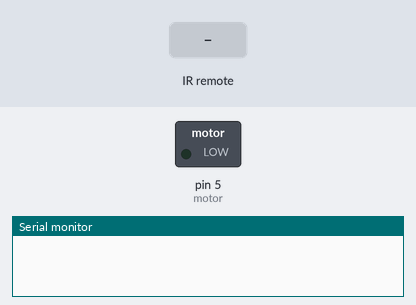
The sketch below on a simulated Arduino Uno, built with avr-gcc and run on an emulated ATmega328P. Parts: switched loads named in the sketch (green lamp = pin HIGH), the last lines printed to the serial monitor. The test bench sets the inputs (shaded band).

Above: at 1.2 s.
1.3 s: infrared code 0xFF18E7 received
At 2.5 s:
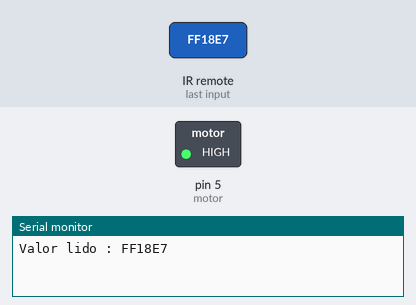
2.8 s: infrared code 0xFF4AB5 received
At 3.9 s:
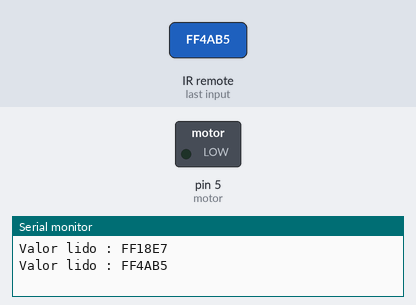
Timing chart, 0 to 5.8 s (numbered marks = the images above; inputs shaded):
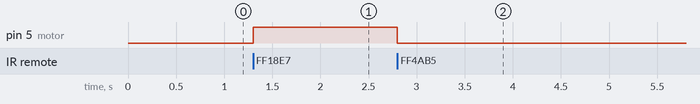

The sketch:

infra_vermelho_remote.ino
```cpp
#include <IRremote.h>

int PIN_INFRA = 11;
float armazenavalor;
int motor = 5;

IRrecv irrecv(PIN_INFRA);
decode_results results;

void setup(){
  pinMode(motor, OUTPUT);
  Serial.begin(9600);
  irrecv.enableIRIn();
}

void loop(){
  if (irrecv.decode(&results)){
    Serial.print("Valor lido : ");
    Serial.println(results.value, HEX);
    armazenavalor = (results.value);

    if (armazenavalor == 0xFF18E7){
      digitalWrite(motor, HIGH);
    }
    if (armazenavalor == 0xFF4AB5){
      digitalWrite(motor, LOW);
    }

  irrecv.resume(); //read the next value
  }
}
```

Measured:
- after the input at 1.3 s, pin 5 (motor): LOW → HIGH at once
- after the input at 2.8 s, pin 5 (motor): HIGH → LOW at once
